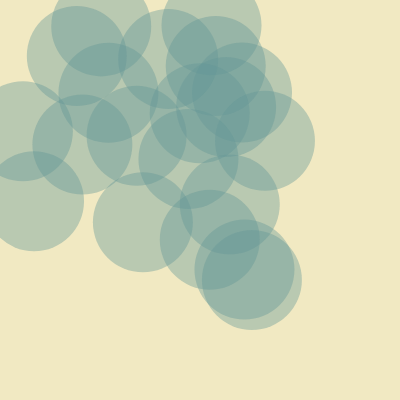
Frame 1 (no input)
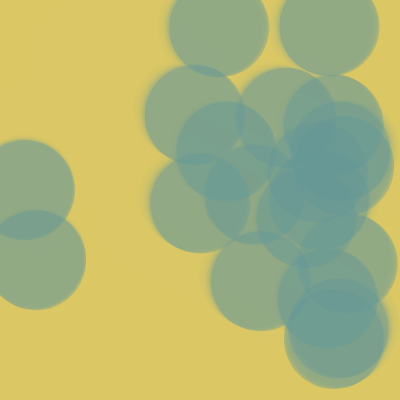
Frame 60 (no input)
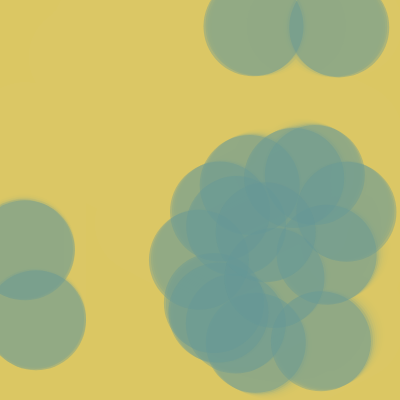
Frame 120 (the mouse pressed at the canvas centre since frame 60)

The p5.js sketch that drew these frames (run headless with seeded random() and noise() and a simulated clock; from frame 60 on, the mouse is pressed at the canvas centre):

// p5.js sketch
// ── sketch.js
//splice can be used as a 'function' after the dot of a class as well as a function on its own?

let screencircles = [];

function setup() {
  createCanvas(400, 400);

  for (let i = 0; i < 20; i++) {
    let xpos = random(5, 300);
    let ypos = random(5, 300);
    screencircles[i] = new myCircle(xpos, ypos, 50, 2, 1);
    console.log("screencircles", screencircles[i]);
  }
}

function draw() {
  background(220, 200, 100, 100);

  for (let i = 0; i < screencircles.length; i++) {
    screencircles[i].show();
    screencircles[i].bounce();
  }
}

function mousePressed() {
  for (i = 0; i < screencircles.length; i++) {
    if (screencircles[i].contains(mouseX, mouseY)) {
      screencircles.splice(i, 1);
    }
  }
}

class myCircle {
  constructor(tempx, tempy, tempr, tempxs, tempys, mousexpos, mouseypos) {
    this.x = tempx;
    this.y = tempy;
    this.r = tempr;
    this.xs = tempxs;
    this.ys = tempys;
    // this.mx = mousexpos;
    // this.my = mouseypos;
  }

  show() {
    fill(100, 150, 150, 100);
    noStroke();
    circle(this.x, this.y, this.r * 2);
  }

  bounce() {
    this.x = this.x + this.xs;
    this.y = this.y + this.ys;

    if (this.x >= width - this.r || this.x < this.r) {
      this.xs = -this.xs;
    }

    if (this.y >= height - this.r || this.y < this.r) {
      this.ys = -this.ys;
    }
  }

  contains(mx, my) {
    let distance = dist(this.x, this.y, mx, my);
    if (distance < this.r) {
      return true;
    } else {
      return false;
    }
  }
}
// https://editor.p5js.org/qiqirathwang/sketches/3AKSJYbGG
// ICM Week 6 Exercise 3 Teresa
